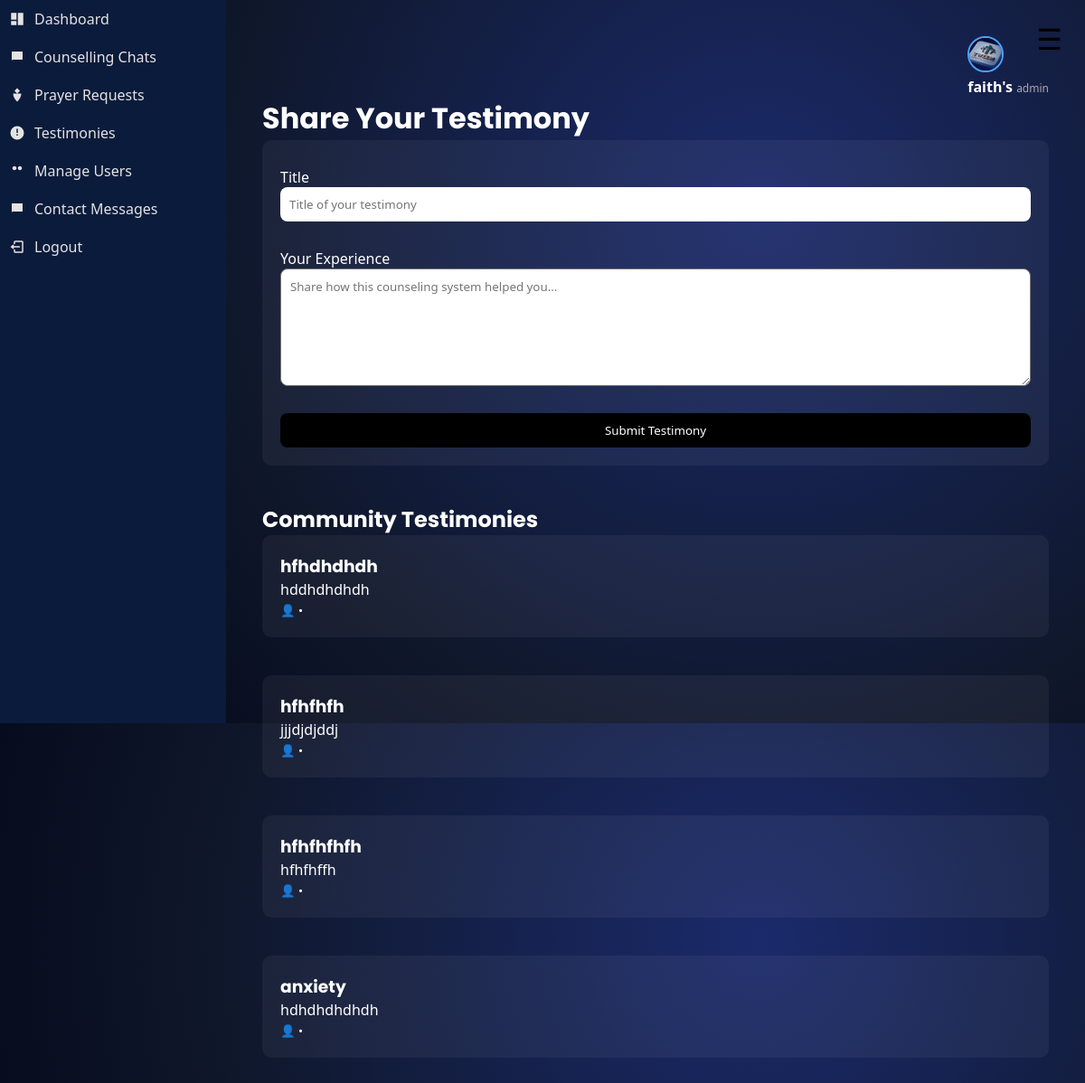
/testimony (signed in), run on an earlier commit of the app's database.
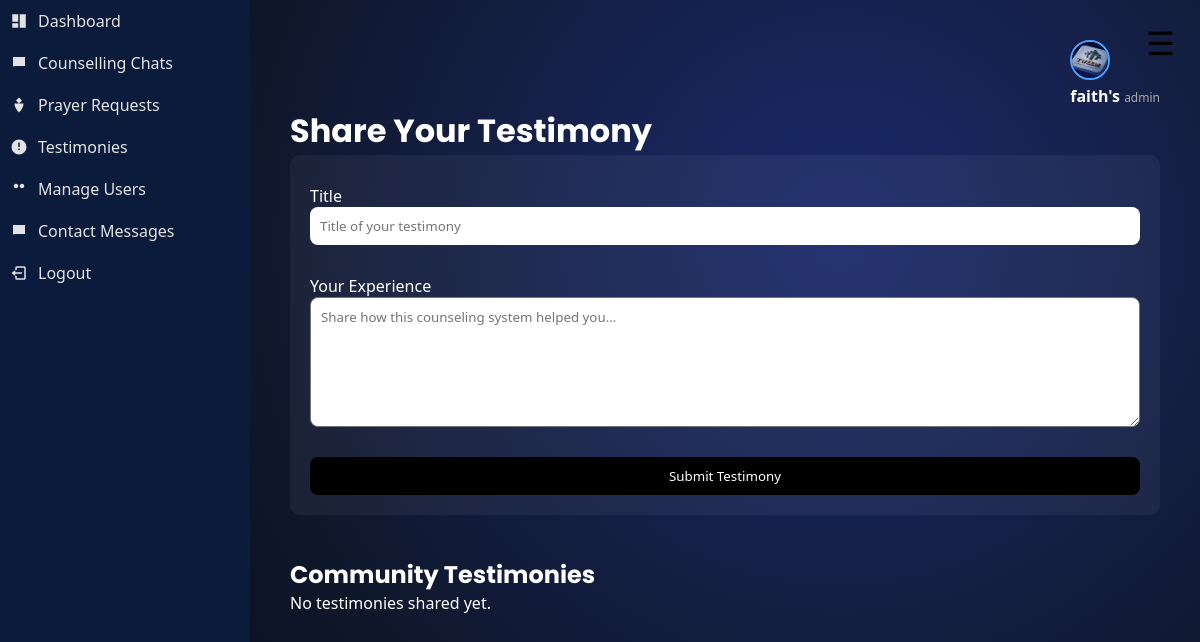
And on a later commit of the database.
### tables this page shows
CREATE TABLE testimonies (
            id INTEGER PRIMARY KEY AUTOINCREMENT,
            user_id INTEGER,
            title TEXT,
            message TEXT,
            created_at TIMESTAMP DEFAULT CURRENT_TIMESTAMP
        );

### app.py (the view, shortened to what this page needs)
@app.route("/testimony", methods=["GET", "POST"])
def testimony():
    if "user_id" not in session:
        return redirect(url_for("home"))
    conn = sqlite3.connect("database.db")
    conn.row_factory = sqlite3.Row
    cursor = conn.cursor()
    message = ""
    cursor.execute("""
        SELECT testimonies.title, testimonies.message, users.name
        FROM testimonies
        JOIN users ON testimonies.user_id = users.id
        ORDER BY testimonies.id DESC
    """)
    testimonies = cursor.fetchall()
    conn.close()
    return render_template(
        "testimony.html",
        testimonies=testimonies,
        message=message
    )

### app.py (called while the page is built)
@app.context_processor
def inject_user():
    if "user_id" in session:
        conn = sqlite3.connect("database.db")
        conn.row_factory = sqlite3.Row
        cursor = conn.cursor()
        cursor.execute("SELECT * FROM users WHERE id=?", (session["user_id"],))
        user = cursor.fetchone()
        conn.close()
        return dict(user=user)
    return dict(user=None)

### templates/testimony.html (shortened to what this page needs)
{% extends "layout.html" %}
{% block content %}
<h1>Share Your Testimony</h1>
<div class="bible-card">
<form method="POST">
<div class="form-group">
<label>Title</label>
<input type="text" name="title" placeholder="Title of your testimony" required>
</div>
<div class="form-group">
<label>Your Experience</label>
<textarea name="message" rows="6" placeholder="Share how this counseling system helped you..." required></textarea>
</div>
<button type="submit">Submit Testimony</button>
</form>
</div>
<br>
<h2>Community Testimonies</h2>
{% if testimonies %}
{% for testimony in testimonies %}
<div class="bible-card">
<h3>{{ testimony.title }}</h3>
<p>{{ testimony.message }}</p>
<small>
👤 {{ testimony.username }} • {{ testimony.created_at }}
</small>
</div>
<br>
{% endfor %}
{% else %}
<p>No testimonies shared yet.</p>
{% endif %}
{% endblock %}

What changed in the data, as far as the page shows it:
removed testimonies: title "hfhdhdhdh", message "hddhdhdhdh"
removed testimonies: title "hfhfhfh", message "jjjdjdjddj"
removed testimonies: title "hfhfhfhfh", message "hfhfhffh"
removed testimonies: title "anxiety", message "hdhdhdhdhdh"
Also different on the page:
text now shown: "No testimonies shared yet."
